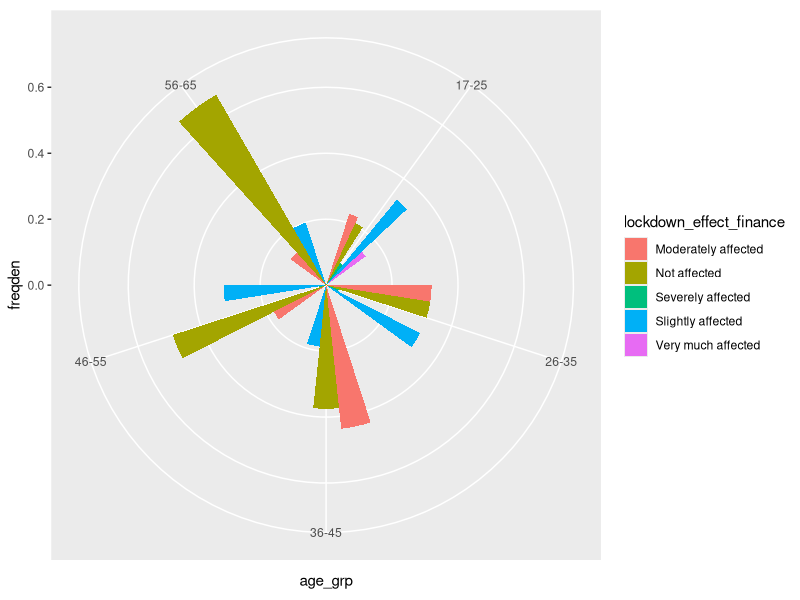
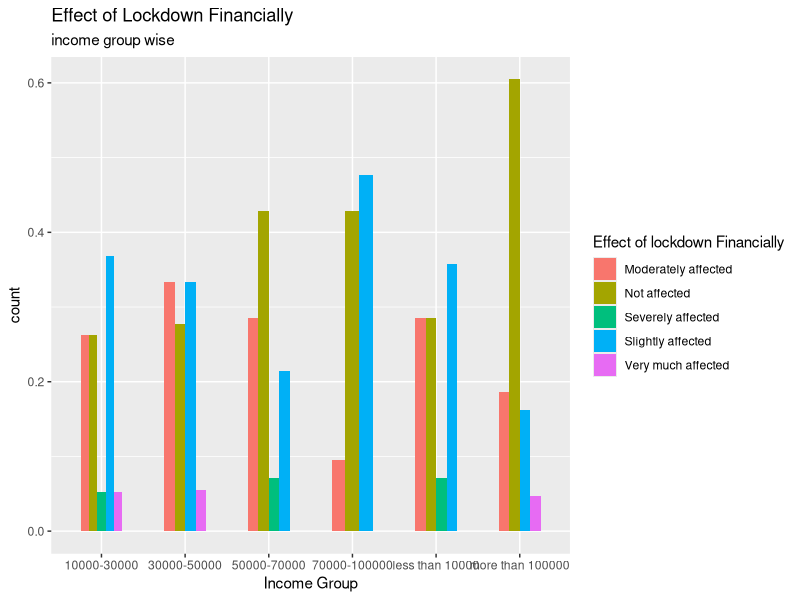
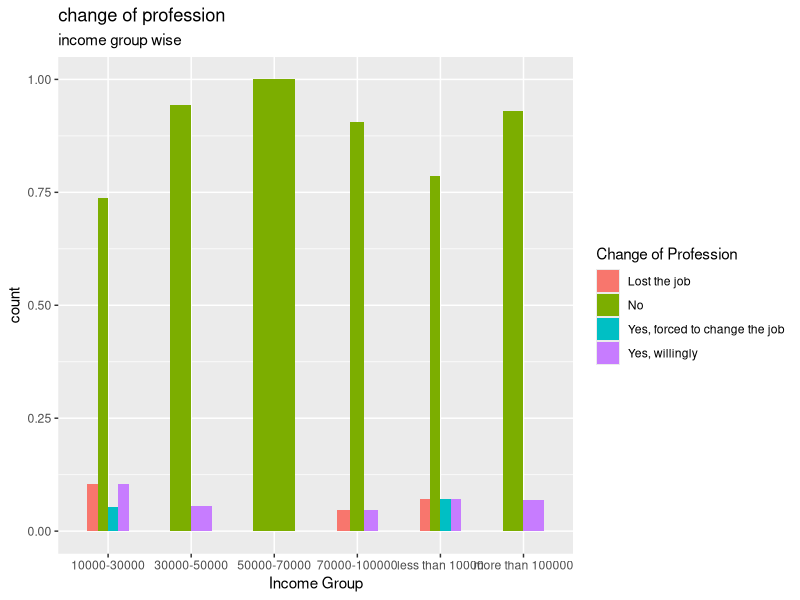
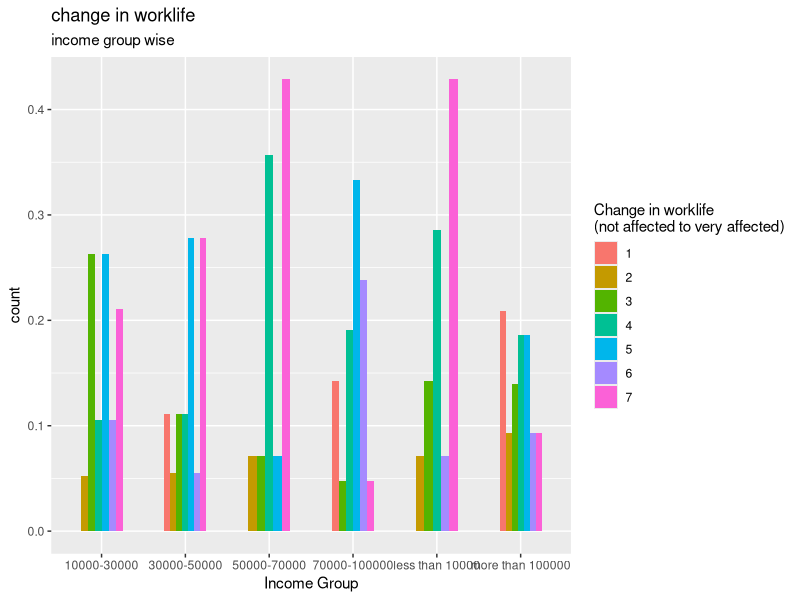
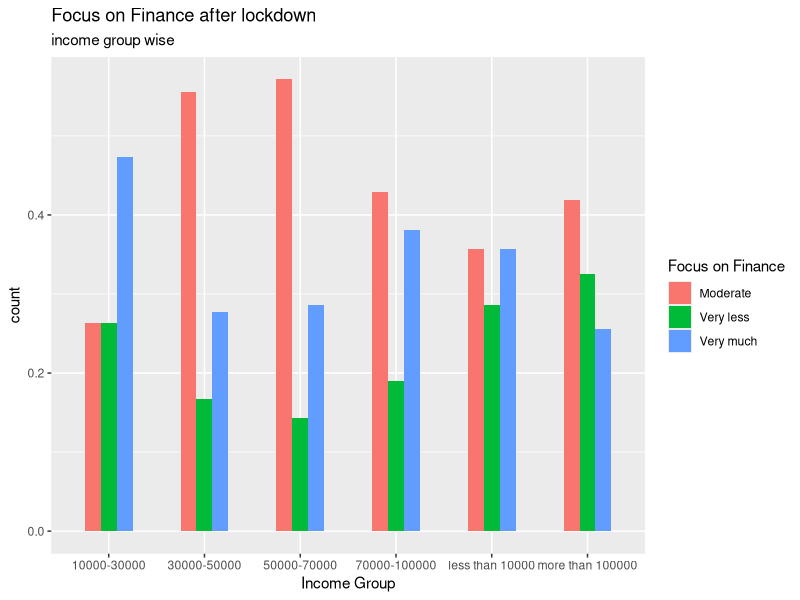
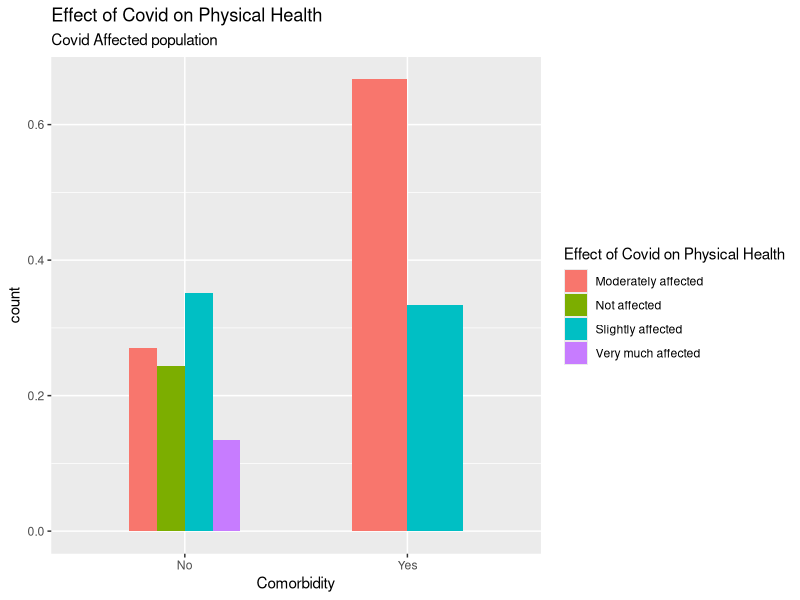
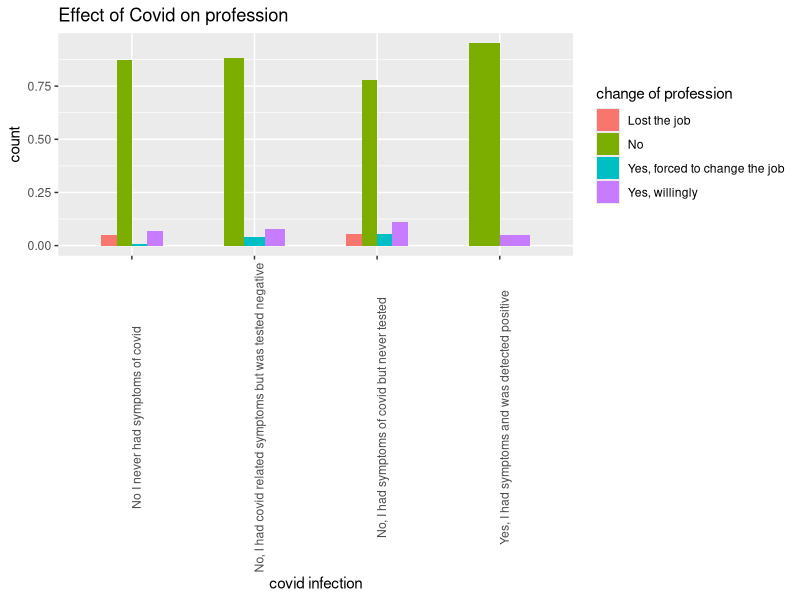

Here is the R script that generated these plots, in order:
library(dplyr)
library(stringr)
library(ggplot2)

df1 <- read.csv("data2.csv",as.is = c(1:5),na.strings = '')


df2 <- df1[-1]
glimpse(df2)
summary(df2)
head(df2)
apply(df2,2,table)

vec1 <- c("age","gender","location","profession","income_per_month","covid_affected","vaccinated_no_of_doses",
          "lockdown_effect_finance","lockdown_effect_physically","lockdown_effect_mentally",
          "comorbidity","exercise_freq","view_on_exercise","traveling_freq_work",
          "traveling_freq_emergency","traveling_freq_vacation","covid_precautions",
          "covid_effect_on_work","profession_change","focus_on_physical_health",
          "focus_on_mental_health","focus_on_finance")
ncol(df2)
colnames(df2) <- vec1
glimpse(df2)
df2$age <- as.integer(df2$age)
table(df2$age)


df3 <- df2%>%
  mutate_at(c(3,4),tolower)
glimpse(df3)
mapply(levels,df3)



levels(df3$vaccinated_no_of_doses) <- c(0,2,1)

table(df3$location)
table(df3$profession)
glimpse(df3)
table(df3$covid_affected)
df3$covid_affected1 = df3$covid_affected
levels(df3$covid_affected1) <- c(0,0,NA,1)
df3$covid_affected1


df3$profession1 <- df3$profession

table(df3$profession1)


summary(df3$age)
df3$profession1[which(str_detect(df3$profession1,c("student|nursing|studying")))] = "student"
df3$profession1[which(str_detect(df3$profession1,c("home|house|retired|retd|graduate|no")))] = "unemployed"
df3$profession1[which(str_detect(df3$profession1,c("student|unemployed"),negate = T))] = "employed" 
table(df3$profession1)

df3 <- df3[complete.cases(df3$age),]

age_gr1 <- 17:25
age_gr2 <- 26:35
age_gr3 <- 36:45
age_gr4 <- 46:55
age_gr5 <- 56:65

group_div <- function(x){
  if(x %in% age_gr1){
    paste0("17-25")
  }else if(x %in% age_gr2){
    paste0("26-35")
  }else if(x %in% age_gr3){
    paste0("36-45")
  }else if(x %in% age_gr4){
    paste0("46-55")
  }else if(is.na(x)){
    print(NA)
  }else{
    "56-65"
  }    
}
df3$age_grp <- sapply(df3$age,group_div)





##################Q1
#age-wise effect of lockdown financially

age_count <- df3 %>% 
  group_by(age_grp) %>% 
  summarise(count= n())

age_count

df_age <- df3 %>% 
  group_by(age_grp,lockdown_effect_finance) %>% 
  summarise(count = n())
df_age

tab <- data.frame(table(df_age$age_grp))
tab

df_age$total <- rep(age_count$count,times=tab$Freq)
df_age$freqden <- df_age$count/df_age$total
names(df3)
df3$lockdown_effect_finance


ggplot(data=df_age ,aes(x= age_grp,y= freqden ,fill= lockdown_effect_finance ))+
  geom_bar(position="dodge",stat="identity",width =0.5)+coord_polar()
labs(y="Count",x="Age group",title="Effect of Lockdown Financially",
     fill= "Effect of lockdown Financially", subtitle = "Age wise")


#####################################
#Income group wise effect of lock down financially

df_fin1 <- subset(df3,profession1 != "student",select = c("income_per_month","lockdown_effect_finance"))

igrp_count <- df_fin1 %>% 
  group_by(income_per_month) %>% 
  summarise(count= n())


df_fin <- df_fin1 %>% 
  group_by(income_per_month,lockdown_effect_finance) %>% 
  summarise(count = n())

tab2 <- data.frame(table(df_fin$income_per_month))


df_fin$total <- rep(igrp_count$count,times=tab2$Freq)
df_fin$freqden <- df_fin$count/df_fin$total

ggplot(data=df_fin ,aes(x= income_per_month,y= freqden ,fill= lockdown_effect_finance ))+
  geom_bar(position="dodge",stat="identity",width =0.5)+
  labs(y="count",x="Income Group",title="Effect of Lockdown Financially",
       fill= "Effect of lockdown Financially", subtitle = "income group wise")


#####################################################
#Change of profession in every income group


df_fin2 <- subset(df3,profession1 != "student",select = c("income_per_month","profession_change"))

igrp_count <- df_fin2 %>% 
  group_by(income_per_month) %>% 
  summarise(count= n())


df_fina <- df_fin2 %>% 
  group_by(income_per_month,profession_change) %>% 
  summarise(count = n())

tab2 <- data.frame(table(df_fina$income_per_month))


df_fina$total <- rep(igrp_count$count,times=tab2$Freq)
df_fina$freqden <- df_fina$count/df_fina$total

ggplot(data=df_fina ,aes(x= income_per_month,y= freqden ,fill= profession_change ))+
  geom_bar(position="dodge",stat="identity",width =0.5)+
  labs(y="count",x="Income Group",title="change of profession",
       fill= "Change of Profession", subtitle = "income group wise")
          
          
          
  
##############################################################
#change in work life in different age groups


df_fin3 <- subset(df3,profession1 != "student",select = c("income_per_month","covid_effect_on_work"))

igrp_count <- df_fin3 %>% 
  group_by(income_per_month) %>% 
  summarise(count= n())


df_finan <- df_fin3 %>% 
  group_by(income_per_month,covid_effect_on_work) %>% 
  summarise(count = n())

tab2 <- data.frame(table(df_finan$income_per_month))

df_finan$total <- rep(igrp_count$count,times=tab2$Freq)
df_finan$freqden <- df_finan$count/df_finan$total

ggplot(data=df_finan ,aes(x= income_per_month,y= freqden ,fill= as.factor(covid_effect_on_work) ))+
  geom_bar(position="dodge",stat="identity",width =0.5)+
  labs(y="count",x="Income Group",title="change in worklife",
       fill= "Change in worklife\n(not affected to very affected)", subtitle = "income group wise")

###########################################################
#focus of people in different income groups after lockdown


df_fin4 <- subset(df3,profession1 != "student",select = c("income_per_month","focus_on_finance"))

igrp_count <- df_fin4 %>% 
  group_by(income_per_month) %>% 
  summarise(count= n())

df_fin_focus <- df_fin4 %>% 
  group_by(income_per_month,focus_on_finance) %>% 
  summarise(count = n())

tab2 <- data.frame(table(df_fin_focus$income_per_month))


df_fin_focus$total <- rep(igrp_count$count,times=tab2$Freq)
df_fin_focus$freqden <- df_fin_focus$count/df_fin_focus$total

ggplot(data=df_fin_focus ,aes(x= income_per_month,y= freqden ,fill= focus_on_finance ))+
  geom_bar(position="dodge",stat="identity",width =0.5)+
  labs(y="count",x="Income Group",title="Focus on Finance after lockdown",
       fill= "Focus on Finance", subtitle = "income group wise")


############################################################
#people who has co morbidity how their physical health is affected

                

df_covid <- subset(df3,covid_affected1 == 1 , select = c(comorbidity,lockdown_effect_physically))
df_covid <- df_covid[complete.cases(df_covid),]


comorb_count <- df_covid %>% 
  group_by(comorbidity) %>% 
  summarise(count= n())

df_covid1 <- df_covid %>% 
  group_by(comorbidity,lockdown_effect_physically) %>% 
  summarise(count = n())

tab2 <- data.frame(table(df_covid1$comorbidity))

df_covid1$total <- rep(comorb_count$count,times = c(4,2))
df_covid1$freqden <- df_covid1$count/df_covid1$total

ggplot(data=df_covid1 ,aes(x= comorbidity,y= freqden ,fill= lockdown_effect_physically ))+
  geom_bar(position="dodge",stat="identity",width =0.5)+
  labs(y="count",x="Comorbidity",title="Effect of Covid on Physical Health",
       fill= "Effect of Covid on Physical Health", subtitle = "Covid Affected population")          
          
##################################################################
#people infected with covid vs change of profession

df_covidp <- subset(df3,select = c("covid_affected","profession_change"))
df_covidp <- df_covidp[complete.cases(df_covidp),]


infected_count <- df_covidp %>% 
  group_by(covid_affected) %>% 
  summarise(count= n())


df_covid2 <- df_covidp %>% 
  group_by(covid_affected,profession_change) %>% 
  summarise(count = n())


tab2 <- data.frame(table(df_covid2$covid_affected))

df_covid2$total <- rep(infected_count$count,times = tab2$Freq)
df_covid2$freqden <- df_covid2$count/df_covid2$total


ggplot(data=df_covid2 ,aes(x= covid_affected,y= freqden ,fill= profession_change ))+
  geom_bar(position="dodge",stat="identity",width =0.5)+
  labs(y="count",x="covid infection",title="Effect of Covid on profession",
       fill= "change of profession")+
  theme(axis.text.x = element_text(angle = 90))
